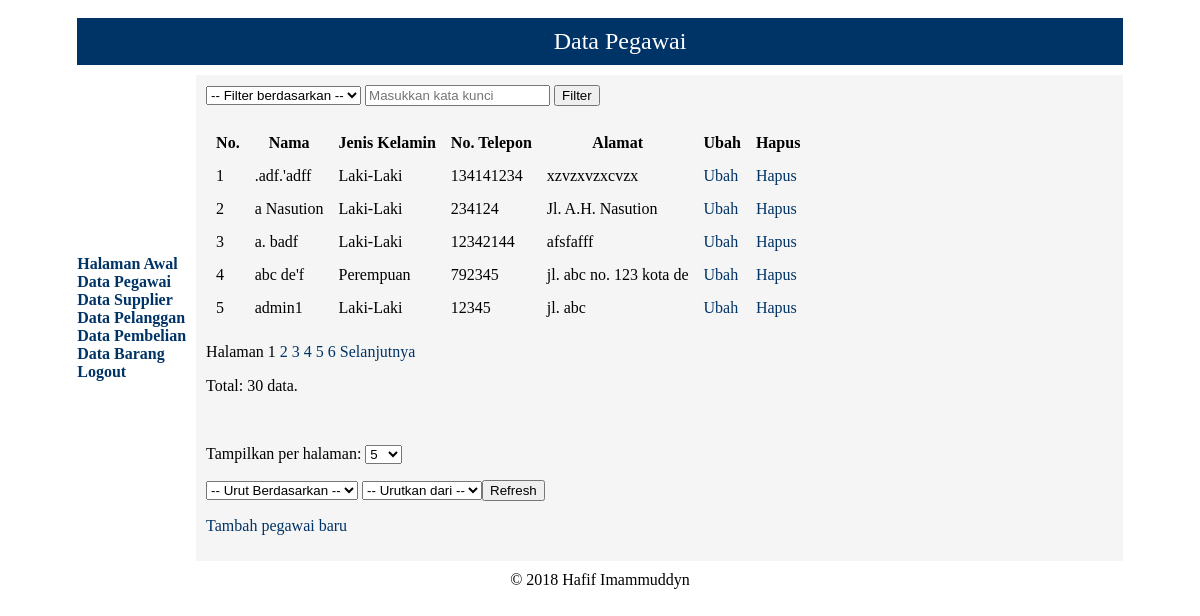
The page /lihat_pegawai.php (signed in) on the database its author committed.
### tables this page shows
CREATE TABLE `tb_pegawai` (
  `kode_pegawai` int(11) NOT NULL AUTO_INCREMENT,
  `nama_lengkap` varchar(100) NOT NULL,
  `jenis_kelamin` enum('L','P') NOT NULL,
  `no_telepon` varchar(15) NOT NULL,
  `alamat` varchar(255) NOT NULL,
  PRIMARY KEY (`kode_pegawai`)
);

### lihat_pegawai.php (the view, shortened to what this page needs)
<?php
if (isset($_GET['display']) && check_five($_GET['display'])) {
    $display = $_GET['display'];
} else {
    if (isset($_SESSION['display'])) {
        $display = $_SESSION['display'];
    } else {
        $display = 5;
    }
}
if (isset($_GET['start']) && check_start($_GET['start'], $display)) {
    $start = $_GET['start'];
} else {
    $start = 0;
}
if (empty($_GET['col']) || empty($_GET['keyword']) || !in_array(strtolower($_GET['col']), ['1', '2', '3', '4'])) {
    $col = $keyword = FALSE;
} else {
    $col = trim(htmlentities(strip_tags($_GET['col'])));
    $keyword = trim(htmlentities(strip_tags($_GET['keyword'])));
}
if (isset($_GET['c'], $_GET['o']) && in_array($_GET['c'], [1, 2, 3, 4]) && in_array($_GET['o'], [1, 2])) {
    $c = $_GET['c'];
    $o = $_GET['o'];
    $sort_status = true;
} else {
    $c = $o = 1;
}
switch ($c) {
    case 1 : $column = 'nama_lengkap';
             break;
}
if ($o == 2) {
    $ob = 'DESC';
} else {
    $ob = 'ASC';
}
require('mysqli_connect.php');
if ($col && $keyword) {
    switch ($col) {
        case '1' : $colkey = 'nama_lengkap';
                   $hpc = 'Nama';
                   break;
        case '2' : $colkey = 'no_telepon';
                   $hpc = 'No. Telepon';
                   break;
        case '3' : $colkey = 'alamat';
                   $hpc = ucwords($colkey);
                   break;
    }
    $keyword = mysqli_real_escape_string($dbc, $keyword);
    $fq = " WHERE $colkey LIKE '%$keyword%'";
    $search = TRUE;
} else {
    $fq = '';
    $search = FALSE;
}
$q = "SELECT COUNT(*) FROM tb_pegawai $fq";
$r = @mysqli_query($dbc, $q) or die('<h1>Terjadi kesalahan!</h1><p>Kesalahan: ' . mysqli_error($dbc) . '</p>');
list($total_row) = mysqli_fetch_array($r, MYSQLI_NUM);
$q = "SELECT * FROM tb_pegawai $fq ORDER BY $column $ob LIMIT $start, $display";
$r = @mysqli_query($dbc, $q);
if ($r) {
    echo '<form name="pencarian" action="lihat_pegawai.php" method="get">
      <select name="col">
        <option value="">-- Filter berdasarkan --</option>
        <option value="1"' . ((isset($_GET['col']) && ($_GET['col'] == '1')) ? ' selected="selected"' : '') . '>Nama</option>
        <option value="2"' . ((isset($_GET['col']) && ($_GET['col'] == '2')) ? ' selected="selected"' : '') . '>No. Telepon</option>
        <option value="3"' . ((isset($_GET['col']) && ($_GET['col'] == '3')) ? ' selected="selected"' : '') . '>Alamat</option>
      </select>
      <input name="keyword" placeholder="Masukkan kata kunci" type="text" minlength="1" maxlength="255" value="' . ((isset($_GET['keyword']) ? $_GET['keyword'] : '')) . '" />
      <input name="submit" type="submit" value="Filter" />
    </form><br />';
    if ($total_row == 0) {
        if ($search) {
            echo '<p>Data tidak ditemukan.</p>';
        } else {
            echo '<p>Tidak ada data.</p>';
        }
    } else {
        echo '<table border="0" cellspacing="5" cellpadding="5">
          <tr>
            <th>No.</th>
            <th>Nama</th>
            <th>Jenis Kelamin</th>
            <th>No. Telepon</th>
            <th>Alamat</th>
            <th>Ubah</th>
            <th>Hapus</th>
          </tr>';
        $no = $start + 1;
        while ($row = mysqli_fetch_array($r, MYSQLI_ASSOC)) {
            echo '<tr>
                <td>' . $no . '</td>
                <td>' . $row['nama_lengkap'] . '</td>
                <td>' . (($row['jenis_kelamin'] == 'L') ? 'Laki-Laki' : 'Perempuan') . '</td>
                <td>' . $row['no_telepon'] . '</td>
                <td>' . $row['alamat'] . '</td>
                <td><a class="navlink" href="edit_pegawai.php?id=' . $row['kode_pegawai'] . '">Ubah</a></td>
                <td><a class="navlink" href="hapus_pegawai.php?id=' . $row['kode_pegawai'] . '">Hapus</a></td>
              </tr>';
            $no++;
        }
        echo '</table>';
        if (isset($_GET['c'])) {
            $c = $_GET['c'];
        } else {
            $c = NULL;
        }
        if (isset($_GET['o'])) {
            $o = $_GET['o'];
        } else {
            $o = NULL;
        }
        if ($total_row > $display) {
          $page = ceil($total_row / $display);
        } else {
          $page = 1;
        }
        if ($page > 1) {
            echo '<p>Halaman ';
            $current_page = ($start / $display) + 1;
            for ($i = 1; $i <= $page; $i++) {
                if ($i == $current_page) {
                    echo $i . ' ';
                } else {
                    echo '<a class="navlink" href="lihat_pegawai.php?col=' . $col . '&keyword=' . $keyword . '&start=' . ($display * ($i - 1)) . '&display=' . $display . '&c=' . $c . '&o=' . $o . '">' . $i . ' </a>';
                }
            }
            if ($current_page != $page) {
                echo ' <a class="navlink" href="lihat_pegawai.php?col=' . $col . '&keyword=' . $keyword . '&start=' . ($start + $display) . '&display=' . $display . '&c=' . $c . '&o=' . $o . '">Selanjutnya</a>';
            }
            echo '</p>';
        }
        echo '<p>Total: ' . $total_row . ' data.</p><br />';
        echo '<form name="sorting" action="lihat_pegawai.php" method="get">
            <p>
              <label>Tampilkan per halaman: </label>
              <select name="display">
                <option value="5"' . (($display == 5) ? ' selected="selected"' : '') . '>5</option>
                <option value="10"' . (($display == 10) ? ' selected="selected"' : '') . '>10</option>
                <option value="15"' . (($display == 15) ? ' selected="selected"' : '') . '>15</option>
              </select>
            </p>
            <p>
              <select name="c">
                <option value="">-- Urut Berdasarkan --</option>
                <option value="1"' . ((isset($_GET['c']) && ($_GET['c'] == 1)) ? ' selected="selected"' : '') . '>Nama</option>
                <option value="2"' . ((isset($_GET['c']) && ($_GET['c'] == 2)) ? ' selected="selected"' : '') . '>Jenis Kelamin</option>
                <option value="3"' . ((isset($_GET['c']) && ($_GET['c'] == 3)) ? ' selected="selected"' : '') . '>No. Telepon</option>
                <option value="4"' . ((isset($_GET['c']) && ($_GET['c'] == 4)) ? ' selected="selected"' : '') . '>Alamat</option>
              </select>
              <select name="o">
                <option value="">-- Urutkan dari --</option>
                <option value="1"' . ((isset($_GET['o']) && ($_GET['o'] == 1)) ? ' selected="selected"' : '') . '>A-Z</option>
                <option value="2"' . ((isset($_GET['o']) && ($_GET['o'] == 2)) ? ' selected="selected"' : '') . '>Z-A</option>
              </select>';
        echo '<input name="submit" type="submit" value="Refresh" /></p></form>';
    }
} else {
    echo '<h1>Terjadi kesalahan!</h1><p>Kesalahan:<br />' . mysqli_error($dbc) . '</p>';
}
echo '<p><a class="navlink" href="input_pegawai.php">Tambah pegawai baru</a></p>';
?>

### rows shown on the page
tb_pegawai: nama_lengkap ".adf.'adff", jenis_kelamin "Laki-Laki", no_telepon "134141234", alamat "xzvzxvzxcvzx"
tb_pegawai: nama_lengkap "a Nasution", jenis_kelamin "Laki-Laki", no_telepon "234124", alamat "Jl. A.H. Nasution"
tb_pegawai: nama_lengkap "a. badf", jenis_kelamin "Laki-Laki", no_telepon "12342144", alamat "afsfafff"
tb_pegawai: nama_lengkap "abc de'f", jenis_kelamin "Perempuan", no_telepon "792345", alamat "jl. abc no. 123 kota de"
tb_pegawai: nama_lengkap "admin1", jenis_kelamin "Laki-Laki", no_telepon "12345", alamat "jl. abc"

### other values the page prints
$total_row "30"
